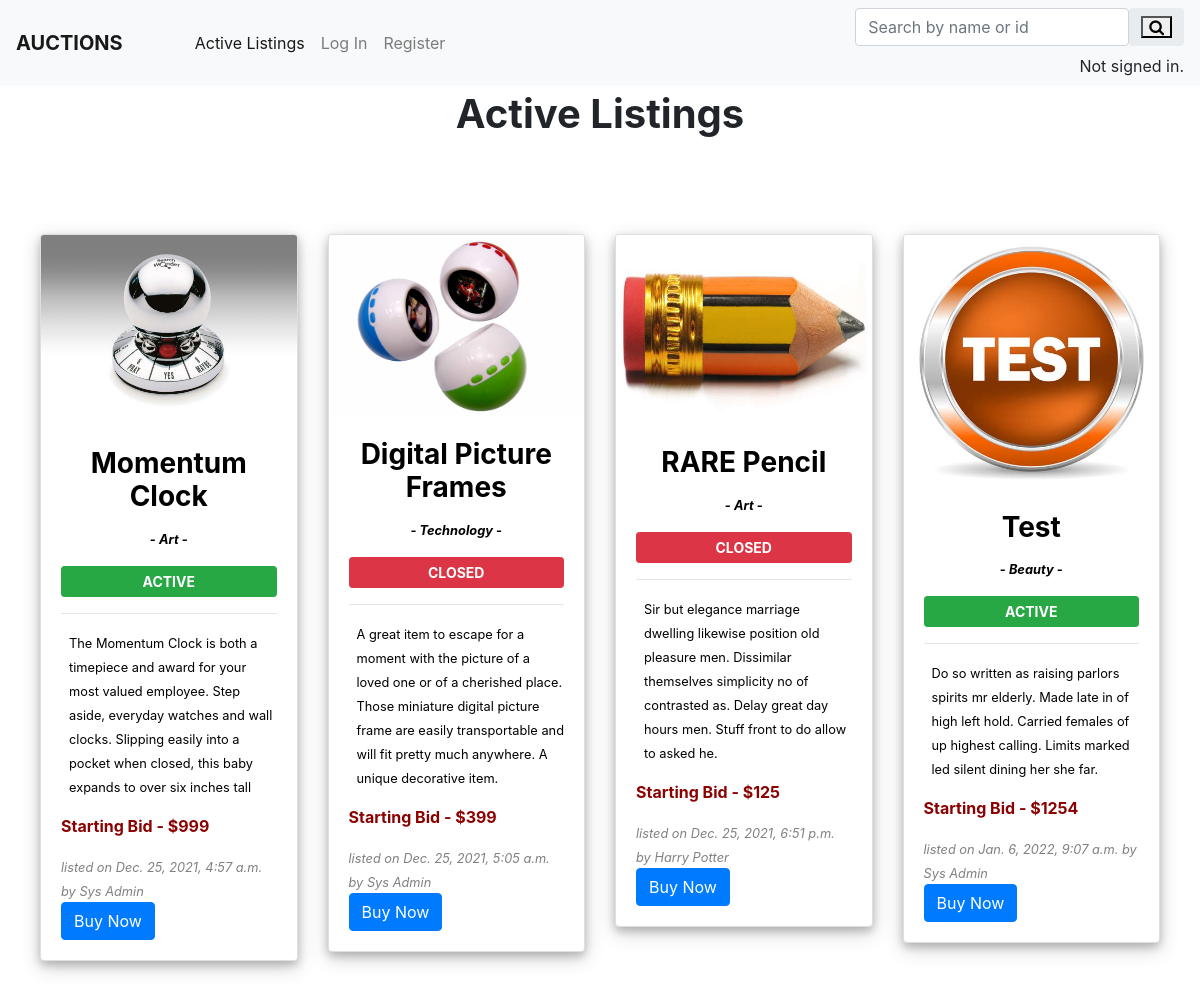
The page / on the database its author committed.
### auctions/models.py (models this page shows, shortened)
class AuctionListing(models.Model):
    name  = models.CharField(max_length=64)
    description = models.TextField(max_length=1000)
    feature1 = models.CharField(max_length=1000, null=True, blank=True)
    feature2 = models.CharField(max_length=1000, null=True, blank=True)
    feature3 = models.CharField(max_length=1000, null=True, blank=True)
    feature4 = models.CharField(max_length=1000, null=True, blank=True)
    feature5 = models.CharField(max_length=1000, null=True, blank=True)
    category = models.CharField(max_length=64 ,choices=categories, default='')
    price = models.PositiveIntegerField()
    image = models.ForeignKey(Image, on_delete=models.SET_NULL , null=True)
    user = models.ForeignKey(User, on_delete=models.CASCADE)
    is_active = models.BooleanField(default=True)
    timestamp = models.DateTimeField()

class Image(models.Model):
    title = models.CharField(max_length=64, null=True, blank=True)
    image = models.ImageField(default='image', upload_to='commerce/auctions/static/auctions/uploads/')

class User(AbstractUser):
    pass

### auctions/views.py (the view, shortened to what this page needs)
# urls.py: path("", views.index, name="index"),
def index(request):
    listings = AuctionListing.objects.all()
    user = request.user
    counter = 0
    return render(request, "auctions/index.html", {
        "listings": listings,
        "counter": counter
    })

### auctions/templates/auctions/index.html (shortened to what this page needs)
{% extends "auctions/layout.html" %}
{% block body %}
<div class="container-fluid pt-3">
    <div>
        <h1 class="mb-5 pt-3 text-center"><strong>Active Listings</strong></h1>
    </div>
    <div class=" pt-5 d-flex flex-row" id="listinglink">
        {% for listing in listings %}
            <a href="{% url 'listing_page' listing.id %}" style="text-decoration: none; color: black;" class="a-link"><div class="col-sm">
                <div class="card" style="box-shadow: 0 4px 8px 0 rgba(0, 0, 0, 0.2), 0 6px 20px 0 rgba(0, 0, 0, 0.19);">
                    <img class="card-img-top" src="{{ listing.image.image.url }}" alt="image of listing">
                    <div class="card-body">
                        <div class="text-center"><h3 class="card-title"><strong>{{ listing.name }}</strong></h3>
                        <p class="card-text"><small><b> - <em>{{ listing.category}}</em> - </b></small></p>
                        {% if listing.is_active == True %}
                            <button class="btn btn-sm btn-success" style="width:100%;"><b>ACTIVE</b></button>
                        {% else %}
                            <button class="btn btn-sm btn-danger" style="width:100%;"><b>CLOSED</b></button>
                        {% endif %}<hr></div>
                        <p class="card-text pl-2 pt-0"><small>{{ listing.description }}</small></p>
                        <p class="card-text" style="color:darkred;"><b>Starting Bid - ${{ listing.price }}</b></p>
                        <p class="card-text" style="color: gray;"><small><em>listed on {{ listing.timestamp }} by {{listing.user.first_name}} {{listing.user.last_name}}</em></small></p>
                        <a href="#" class="btn btn-primary">Buy Now</a>
                    </div>
                </div></a><br>
            </div>
        {% endfor %}
{% endblock %}

### auctions/templates/auctions/layout.html (shortened to what this page needs)
{% load static %}
<!DOCTYPE html>
<html lang="en">
    <head>
        <link rel="stylesheet" href="https://cdnjs.cloudflare.com/ajax/libs/font-awesome/4.7.0/css/font-awesome.min.css">
        <link rel="stylesheet" href="https://stackpath.bootstrapcdn.com/bootstrap/4.4.1/css/bootstrap.min.css">
        <link href="{% static 'auctions/styles.css' %}" rel="stylesheet">
    </head>
    <body>
        <nav class="navbar fixed-top navbar-expand-lg navbar-light bg-light">
            <a class="navbar-brand font-weight-bolder" href="#">AUCTIONS</a>
            <div class="collapse navbar-collapse pl-5 d-flex flex-row justify-content-between" id="navbarNav">
                <ul class="navbar-nav">
                    <li class="nav-item active">
                    <a class="nav-link" href="{% url 'index' %}">Active Listings <span class="sr-only">(current)</span></a>
                    </li>
                    {% if user.is_authenticated %}
                    <li class="nav-item">
                    <a class="nav-link" href="{% url 'categories' %}">Categories</a>
                    </li>
                    <li class="nav-item">
                    <a class="nav-link" href="{% url 'create_listing' %}">Create Listing</a>
                    </li>
                    <li class="nav-item">
                    <a class="nav-link" href="{% url 'wishlist' %}">Wishlist (<span class="pl-1 pr-1 bg-light text-danger"><small><b>{{ counter }}</b></small></span>)</a>
                    </li>
                    <li class="nav-item">
                        <a class="nav-link" href="{% url 'logout' %}">Log Out</a>
                    </li>
                    {% else %}
                    <li class="nav-item">
                    <a class="nav-link" href="{% url 'login' %}">Log In</a>
                    </li>
                    <li class="nav-item">
                        <a class="nav-link" href="{% url 'register' %}">Register</a>
                    </li>
                    {% endif %}
                </ul>
                <div>
                    <form action="{% url 'search' %}" method="post">
                        <div class="input-group rounded">
                            <input type="search" class="form-control rounded" placeholder="Search by name or id" aria-label="Search" aria-describedby="search-addon" name="search" autofocus/>
                            <span class="input-group-text border-0" id="search-addon">
                            <button type="submit" class="fa fa-search"></button>
                            </span>
                        </div>
                    </form>
                    <div class="float-right pt-2">
                        {% if user.is_authenticated %}
                            Signed in as <strong>{{ user.username }}</strong>.
                        {% else %}
                            Not signed in.
                        {% endif %}
                    </div>
                </div>
            </div>
        </nav><br><br>
        {% block body %}
        {% endblock %}
    </body>
</html>

### auctions/static/auctions/styles.css (style rules this page uses)
body { padding: 10px; }

### rows shown on the page
AuctionListing: image.image (picture), name "Momentum Clock", category "Art", is_active "ACTIVE", description "The Momentum Clock is both a timepiece and award for your most valued employee. Step aside, everyday watches and wall clocks. Slipping easily into a pocket when closed, this baby expands to over six inches tall", price "999", timestamp "Dec. 25, 2021, 4:57 a.m.", user.first_name "Sys", user.last_name "Admin"
AuctionListing: image.image (picture), name "Digital Picture Frames", category "Technology", is_active "CLOSED", description "A great item to escape for a moment with the picture of a loved one or of a cherished place. Those miniature digital picture frame are easily transportable and will fit pretty much anywhere. A unique decorative item.", price "399", timestamp "Dec. 25, 2021, 5:05 a.m.", user.first_name "Sys", user.last_name "Admin"
AuctionListing: image.image (picture), name "RARE Pencil", category "Art", is_active "CLOSED", description "Sir but elegance marriage dwelling likewise position old pleasure men. Dissimilar themselves simplicity no of contrasted as. Delay great day hours men. Stuff front to do allow to asked he.", price "125", timestamp "Dec. 25, 2021, 6:51 p.m.", user.first_name "Harry", user.last_name "Potter"
AuctionListing: image.image (picture), name "Test", category "Beauty", is_active "ACTIVE", description "Do so written as raising parlors spirits mr elderly. Made late in of high left hold. Carried females of up highest calling. Limits marked led silent dining her she far.", price "1254", timestamp "Jan. 6, 2022, 9:07 a.m.", user.first_name "Sys", user.last_name "Admin"
